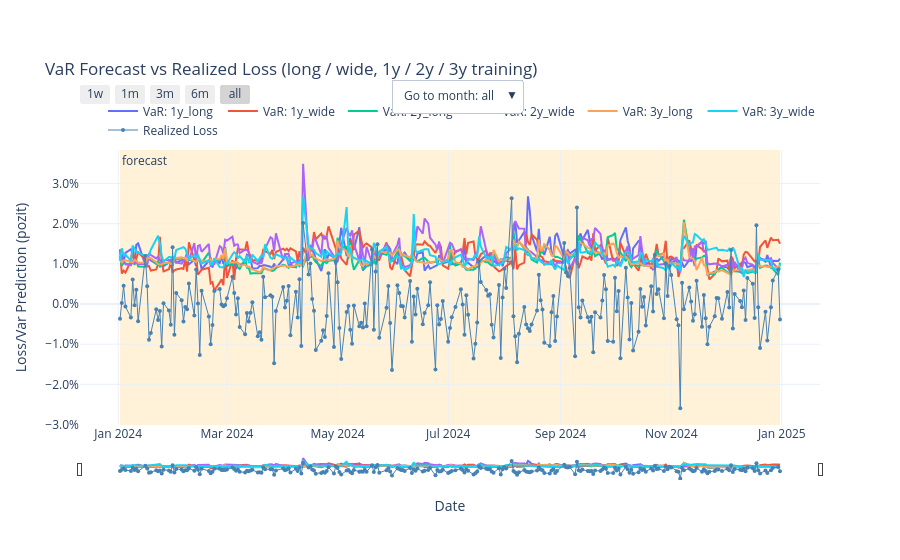

Notebook code for this chart:
### Code cell
# The VaR of every run (long and wide, 1y / 2y / 3y) on top of the same realized loss
plot_var_models_vs_loss(
    {key: (run['var_df'], run['residual_bank']) for key, run in runs.items()},
    title='VaR Forecast vs Realized Loss (long / wide, 1y / 2y / 3y training)',
    calendar=calendars['3y'],
)

### Figure 1 — Plotly figure (JSON) as saved in the notebook; plotly's stock layout.template omitted (floating-point values rounded to 4 significant figures; data arrays with more than 128 entries replaced by an {"elided": "..."} marker saying what was removed)
{"data": [{"customdata": {"elided": "252x5 float values"}, "hovertemplate": "<b>%{x}</b><br>VaR Forecast: %{y:.2%}<br>predicted_variance (model_output): %{customdata[0]:.3e}<br>predicted_sigma (sqrt of variance): %{customdata[1]:.2%}<br>mu_hat: %{customdata[2]:.2%}<br>Standardized Residual: %{customdata[3]:.2f}<br>Residuals used: %{customdata[4]:.0f}<extra></extra>", "line": {"color": "#636EFA", "width": 2}, "mode": "lines", "name": "VaR: 1y_long", "type": "scatter", "x": {"elided": "252 str values"}, "y": {"elided": "252 float values"}}, {"customdata": {"elided": "252x5 float values"}, "hovertemplate": "<b>%{x}</b><br>VaR Forecast: %{y:.2%}<br>predicted_variance (model_output): %{customdata[0]:.3e}<br>predicted_sigma (sqrt of variance): %{customdata[1]:.2%}<br>mu_hat: %{customdata[2]:.2%}<br>Standardized Residual: %{customdata[3]:.2f}<br>Residuals used: %{customdata[4]:.0f}<extra></extra>", "line": {"color": "#EF553B", "width": 2}, "mode": "lines", "name": "VaR: 1y_wide", "type": "scatter", "x": {"elided": "252 str values"}, "y": {"elided": "252 float values"}}, {"customdata": {"elided": "252x5 float values"}, "hovertemplate": "<b>%{x}</b><br>VaR Forecast: %{y:.2%}<br>predicted_variance (model_output): %{customdata[0]:.3e}<br>predicted_sigma (sqrt of variance): %{customdata[1]:.2%}<br>mu_hat: %{customdata[2]:.2%}<br>Standardized Residual: %{customdata[3]:.2f}<br>Residuals used: %{customdata[4]:.0f}<extra></extra>", "line": {"color": "#00CC96", "width": 2}, "mode": "lines", "name": "VaR: 2y_long", "type": "scatter", "x": {"elided": "252 str values"}, "y": {"elided": "252 float values"}}, {"customdata": {"elided": "252x5 float values"}, "hovertemplate": "<b>%{x}</b><br>VaR Forecast: %{y:.2%}<br>predicted_variance (model_output): %{customdata[0]:.3e}<br>predicted_sigma (sqrt of variance): %{customdata[1]:.2%}<br>mu_hat: %{customdata[2]:.2%}<br>Standardized Residual: %{customdata[3]:.2f}<br>Residuals used: %{customdata[4]:.0f}<extra></extra>", "line": {"color": "#AB63FA", "width": 2}, "mode": "lines", "name": "VaR: 2y_wide", "type": "scatter", "x": {"elided": "252 str values"}, "y": {"elided": "252 float values"}}, {"customdata": {"elided": "252x5 float values"}, "hovertemplate": "<b>%{x}</b><br>VaR Forecast: %{y:.2%}<br>predicted_variance (model_output): %{customdata[0]:.3e}<br>predicted_sigma (sqrt of variance): %{customdata[1]:.2%}<br>mu_hat: %{customdata[2]:.2%}<br>Standardized Residual: %{customdata[3]:.2f}<br>Residuals used: %{customdata[4]:.0f}<extra></extra>", "line": {"color": "#FFA15A", "width": 2}, "mode": "lines", "name": "VaR: 3y_long", "type": "scatter", "x": {"elided": "252 str values"}, "y": {"elided": "252 float values"}}, {"customdata": {"elided": "252x5 float values"}, "hovertemplate": "<b>%{x}</b><br>VaR Forecast: %{y:.2%}<br>predicted_variance (model_output): %{customdata[0]:.3e}<br>predicted_sigma (sqrt of variance): %{customdata[1]:.2%}<br>mu_hat: %{customdata[2]:.2%}<br>Standardized Residual: %{customdata[3]:.2f}<br>Residuals used: %{customdata[4]:.0f}<extra></extra>", "line": {"color": "#19D3F3", "width": 2}, "mode": "lines", "name": "VaR: 3y_wide", "type": "scatter", "x": {"elided": "252 str values"}, "y": {"elided": "252 float values"}}, {"hovertemplate": "<b>%{x}</b><br>Realized Loss: %{y:.2%}<extra></extra>", "line": {"color": "steelblue", "width": 1}, "marker": {"size": 4}, "mode": "lines+markers", "name": "Realized Loss", "type": "scatter", "x": {"elided": "252 str values"}, "y": {"elided": "252 float values"}}], "layout": {"annotations": [{"showarrow": false, "text": "forecast", "x": "2024-01-02T00:00:00", "xanchor": "left", "xref": "x", "y": 1, "yanchor": "top", "yref": "y domain"}], "hovermode": "x unified", "legend": {"orientation": "h", "x": 1, "xanchor": "right", "y": 1.02, "yanchor": "bottom"}, "margin": {"t": 150}, "shapes": [{"fillcolor": "orange", "layer": "below", "line": {"width": 0}, "opacity": 0.15, "type": "rect", "x0": "2024-01-02T00:00:00", "x1": "2024-12-31T00:00:00", "xref": "x", "y0": 0, "y1": 1, "yref": "y domain"}], "title": {"text": "VaR Forecast vs Realized Loss (long / wide, 1y / 2y / 3y training)"}, "updatemenus": [{"buttons": [{"args": [{"xaxis.autorange": true}], "label": "Go to month: all", "method": "relayout"}, {"args": [{"xaxis.range": ["2024-01-01", "2024-01-31"]}], "label": "2024-01", "method": "relayout"}, {"args": [{"xaxis.range": ["2024-02-01", "2024-02-29"]}], "label": "2024-02", "method": "relayout"}, {"args": [{"xaxis.range": ["2024-03-01", "2024-03-31"]}], "label": "2024-03", "method": "relayout"}, {"args": [{"xaxis.range": ["2024-04-01", "2024-04-30"]}], "label": "2024-04", "method": "relayout"}, {"args": [{"xaxis.range": ["2024-05-01", "2024-05-31"]}], "label": "2024-05", "method": "relayout"}, {"args": [{"xaxis.range": ["2024-06-01", "2024-06-30"]}], "label": "2024-06", "method": "relayout"}, {"args": [{"xaxis.range": ["2024-07-01", "2024-07-31"]}], "label": "2024-07", "method": "relayout"}, {"args": [{"xaxis.range": ["2024-08-01", "2024-08-31"]}], "label": "2024-08", "method": "relayout"}, {"args": [{"xaxis.range": ["2024-09-01", "2024-09-30"]}], "label": "2024-09", "method": "relayout"}, {"args": [{"xaxis.range": ["2024-10-01", "2024-10-31"]}], "label": "2024-10", "method": "relayout"}, {"args": [{"xaxis.range": ["2024-11-01", "2024-11-30"]}], "label": "2024-11", "method": "relayout"}, {"args": [{"xaxis.range": ["2024-12-01", "2024-12-31"]}], "label": "2024-12", "method": "relayout"}], "showactive": true, "type": "dropdown", "x": 0.42, "xanchor": "left", "y": 1.14, "yanchor": "bottom"}], "xaxis": {"rangeselector": {"buttons": [{"count": 7, "label": "1w", "step": "day", "stepmode": "backward"}, {"count": 1, "label": "1m", "step": "month", "stepmode": "backward"}, {"count": 3, "label": "3m", "step": "month", "stepmode": "backward"}, {"count": 6, "label": "6m", "step": "month", "stepmode": "backward"}, {"label": "all", "step": "all"}], "x": 0, "xanchor": "left", "y": 1.14, "yanchor": "bottom"}, "rangeslider": {"thickness": 0.07, "visible": true}, "title": {"text": "Date"}}, "yaxis": {"tickformat": ".1%", "title": {"text": "Loss/Var Prediction (pozit)"}}}}
